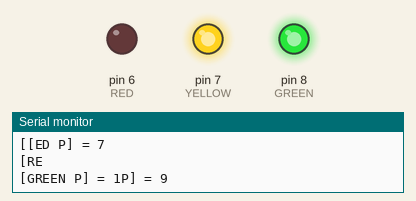
Bench run of a sketch on a simulated Arduino Uno, built with avr-gcc and run on an emulated ATmega328P. Shown: output pins drawn as LEDs (lit = HIGH), the last lines printed to the serial monitor.

Above: at 0.1 s.
At 0.25 s:
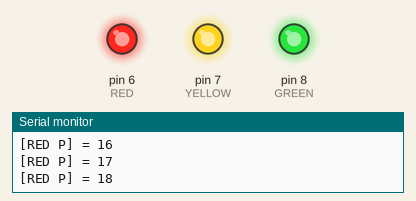
Timing chart, 0 to 18.0 s (numbered marks = the images above):
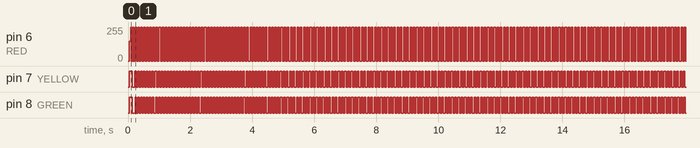

Measured:
- by itself, pin 6 (RED): moves between 0/255 and 255/255, repeating every 13.8 s
- by itself, pin 7 (YELLOW), pin 8 (GREEN): alternates HIGH for 0.05 s and LOW for 0.05 s

The sketch:

taskhandle.ino
```cpp
// (1) import freeRTOS
#include <Arduino_FreeRTOS.h>

#define RED 6
#define YELLOW 7
#define GREEN 8

const TickType_t _50ms = pdMS_TO_TICKS(50);

// create task proflier
typedef int TaskProfiler;
TaskProfiler REDprofiler = 0;
TaskProfiler YELLOWprofiler = 0;
TaskProfiler GREENprofiler = 0;

TaskHandle_t red_Handle , yellow_Handle, green_Handle;

void setup() {
  Serial.begin(9600);
  // (2) Setup of our Tasks
  //xTaskCreate(taskFunctionName, taskFuction desc, stack size = 128, Task parameter if any, prio = 1, task handle);
  xTaskCreate(toggleRED, "Toggle RED LED", 128, NULL, 1, &red_Handle);
  xTaskCreate(toggleYELLOW, "Toggle YELLOW LED", 128, NULL, 1, &yellow_Handle);
  xTaskCreate(toggleGREEN, "Toggle GREEN LED", 128, NULL, 1, &green_Handle);
}


void toggleRED(void *pvParameters){
  pinMode(RED, OUTPUT);

  while (1) {
    REDprofiler++;
    Serial.print("[RED P] = ");
    Serial.println(REDprofiler);

    digitalWrite(RED, digitalRead(RED) ^ 1);
    vTaskSuspend(green_Handle);
    vTaskPrioritySet(red_Handle,4);
    if (REDprofiler > 20) {
      vTaskPrioritySet(red_Handle, 1);
      vTaskDelay(_50ms);
    }

  }
}

 void toggleYELLOW(void *pvParameters){
  pinMode(YELLOW, OUTPUT);
  while(1){
    YELLOWprofiler++;
    Serial.print("[YELLOW P] = ");
    Serial.println(YELLOWprofiler);

    digitalWrite(YELLOW, digitalRead(YELLOW) ^ 1);

    vTaskResume(green_Handle);
    vTaskDelay(_50ms);
  }
}

void toggleGREEN(void *pvParameters){
  pinMode(GREEN, OUTPUT);

  while (1) {
    GREENprofiler++;
    Serial.print("[GREEN P] = ");
    Serial.println(GREENprofiler);

    digitalWrite(GREEN, digitalRead(GREEN) ^ 1);
    vTaskDelay(_50ms);
  }
}

void loop() {
}
```
